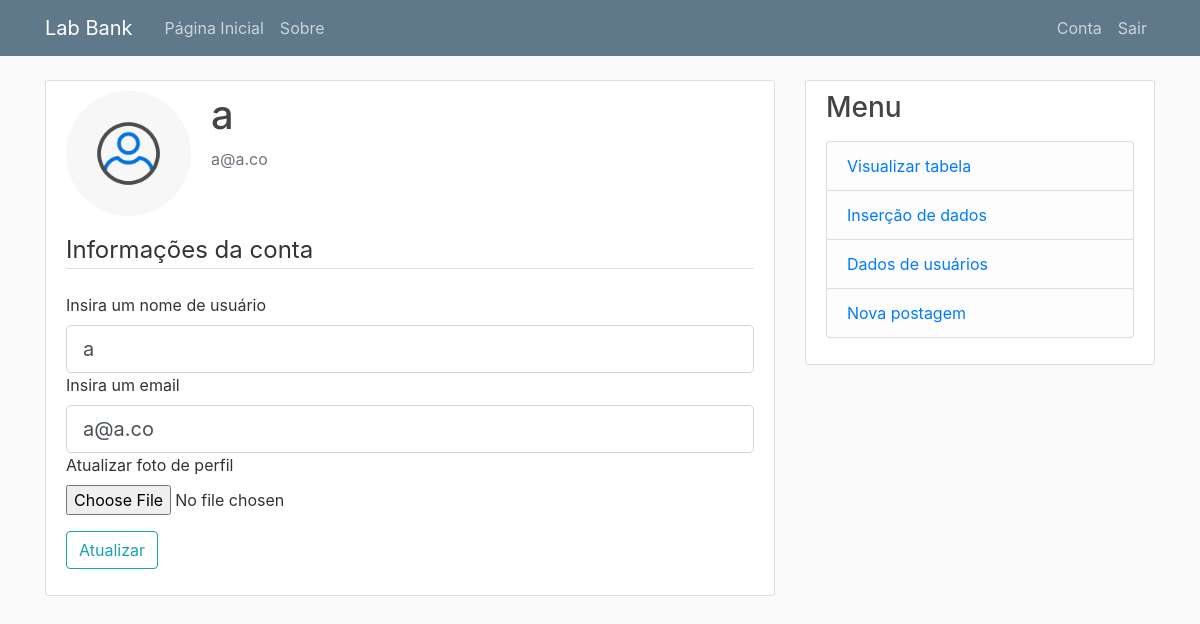
Page /account (signed in) on the earlier database version.
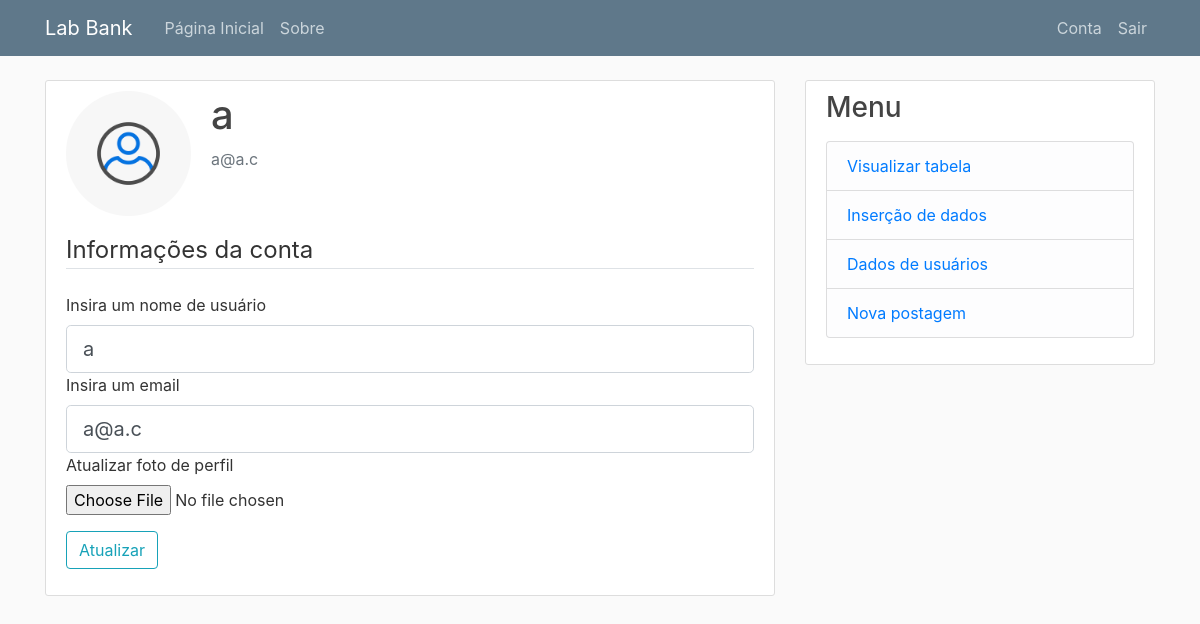
Same page on the later database version.
### lab_bank/models.py (models this page shows, shortened)
class User(db.Model, UserMixin):
    id = db.Column(db.Integer, primary_key=True)
    username = db.Column(db.String(100), unique=True, nullable=False)
    email = db.Column(db.String(200), unique=True, nullable=False)
    profile_picture = db.Column(db.String(20), nullable=False, default='default.jpg')
    password = db.Column(db.String(60))
    posts = db.relationship('Post', backref='author', lazy=True)
    subjects = db.relationship('Subject', backref='owner', lazy=True)

### lab_bank/users/routes.py (the view)
@users.route('/account', methods=['GET', 'POST'])
@login_required
def account():
    form = UpdateAccountForm()
    if form.validate_on_submit():
        if form.picture.data:
            picture_file = save_picture(form.picture.data)
            current_user.profile_picture = picture_file
        current_user.username = form.username.data
        current_user.email = form.email.data
        db.session.commit()
        flash('Sua conta foi atualizada', 'success')
        return redirect(url_for('users.account'))
    elif request.method == 'GET':
        form.username.data = current_user.username
        form.email.data = current_user.email
    profile_picture = url_for('static', filename = 'profile_pictures/' + current_user.profile_picture)
    return render_template('account.html', title='Account', profile_picture = profile_picture, form = form)

### lab_bank/users/forms.py (shortened to what this page needs)
class UpdateAccountForm(FlaskForm):
    username = StringField('Insira um nome de usuário', validators=[DataRequired(), Length(min=1, max=20)])
    email = StringField('Insira um email', validators=[DataRequired(), Email()])
    picture = FileField('Atualizar foto de perfil', validators=[FileAllowed(['jpg', 'png'])])
    submit = SubmitField('Atualizar')

### lab_bank/models.py (called while the page is built)
@login_manager.user_loader
def load_user(user_id):
    return User.query.get(int(user_id))

### lab_bank/templates/account.html (shortened to what this page needs)
{% extends 'layout.html' %}
{% block content %}
    <div class="content-section">
        <div class="media">
            <img class="rounded-circle account-img" src="{{ profile_picture }}">
            <div class="media-body">
                <h2 class="account-heading">{{ current_user.username }}</h2>
                <p class="text-secondary">{{ current_user.email }}</p>
            </div>
        </div>
        <form method='POST' action='' , enctype="multipart/form-data">
            <fieldset class='form-group'>
                <legend class='border-bottom mb-4'> Informações da conta</legend>
                <div class
                'form-group'>
                {{ form.username.label(class = 'form-control-label') }}
                {% if form.username.errors %}
                    {{ form.username(class = 'form-control form-control-lg is-invalid') }}
                    <div class="invalid-feedback">
                        {% for error in form.username.errors %}
                            <span> {{ error }} </span>
                        {% endfor %}
                    </div>
                {% else %}
                    {{ form.username(class = 'form-control form-control-lg') }}
                {% endif %}
    </div>
    <div class 'form-group'>
    {{ form.email.label(class = 'form-control-label') }}
    {% if form.email.errors %}
        {{ form.email(class = 'form-control form-control-lg is-invalid') }}
        <div class="invalid-feedback">
            {% for error in form.email.errors %}
                <span> {{ error }} </span>
            {% endfor %}
        </div>
    {% else %}
        {{ form.email(class = 'form-control form-control-lg') }}
    {% endif %}
    </div>
    <div class 'form-group'>
    {{ form.picture.label() }}
    {{ form.picture(class = "form-control-file") }}
    </div>
    </fieldset>
    <div class='form-group'>
        {{ form.submit(class = 'btn btn-outline-info') }}
    </div>
    </form>
    </div>
{% endblock %}

### lab_bank/templates/layout.html (shortened to what this page needs)
<!DOCTYPE html>
<html>
	<head>
				<link rel="stylesheet" href="https://maxcdn.bootstrapcdn.com/bootstrap/4.0.0/css/bootstrap.min.css">
					<link rel="stylesheet" type="text/css" href="{{ url_for('static', filename='main.css') }}">
</head>
					<body>
						<header class="site-header">
							<nav class="navbar navbar-expand-md navbar-dark bg-steel fixed-top">
								<div class="container">
									<a class="navbar-brand mr-4" href="/">Lab Bank</a>
									<div class="collapse navbar-collapse" id="navbarToggle">
										<div class="navbar-nav mr-auto">
											<a class="nav-item nav-link" href="{{ url_for('main.home') }}">Página Inicial</a>
											<a class="nav-item nav-link" href="{{ url_for('main.about') }}">Sobre</a>
										</div>
										<div class="navbar-nav">
										{% if current_user.is_authenticated %}
											<a class="nav-item nav-link" href="{{ url_for('users.account') }}">Conta</a>
											<a class="nav-item nav-link" href="{{ url_for('users.logout') }}">Sair</a>
		{% else %}
		  <a class="nav-item nav-link" href="{{ url_for('users.login') }}">Entrar</a>
											<a class="nav-item nav-link" href="{{ url_for('users.register') }}">Registrar</a>
		{% endif %}
	</div>
									</div>
								</div>
							</nav>
						</header>
						<main role="main" class="container">
							<div class="row">
								<div class="col-md-8">
          {% block content %}{% endblock %}
        </div>
								<div class="col-md-4">
									<div class="content-section">
										<h3>Menu</h3>
										<p class='text-muted'>
											<ul class="list-group">
												<li class="list-group-item list-group-item-light">
												<a href = "{{ url_for('table.display_table') }}"> Visualizar tabela </a>
												</li>
												<li class="list-group-item list-group-item-light">
												<a href = "{{ url_for('table.insert_data') }}"> Inserção de dados </a>
												</li>
												<li class="list-group-item list-group-item-light">
												<a href = "{{ url_for('users.user_list') }}"> Dados de usuários </a>
												</li>
												<li class="list-group-item list-group-item-light">
													{% if current_user.is_authenticated %}
														<a href="{{ url_for('posts.new_post') }}">Nova postagem</a>
													{% endif %}
												</li>
											</ul>
										</p>
									</div>
								</div>
							</div>
						</main>

### lab_bank/static/main.css (style rules this page uses)
body { background: #fafafa; color: #333333; margin-top: 5rem; }
h1, h2, h3, h4, h5, h6 { color: #444444; }
.bg-steel { background-color: #5f788a; }
.site-header .navbar-nav .nav-link { color: #cbd5db; }
.content-section { background: #ffffff; padding: 10px 20px; border: 1px solid #dddddd; border-radius: 3px; margin-bottom: 20px; }
.account-img { height: 125px; width: 125px; margin-right: 20px; margin-bottom: 16px; }
.account-heading { font-size: 2.5rem; }

Differences in the rows shown:
changed User: email "a@a.co" → "a@a.c"
